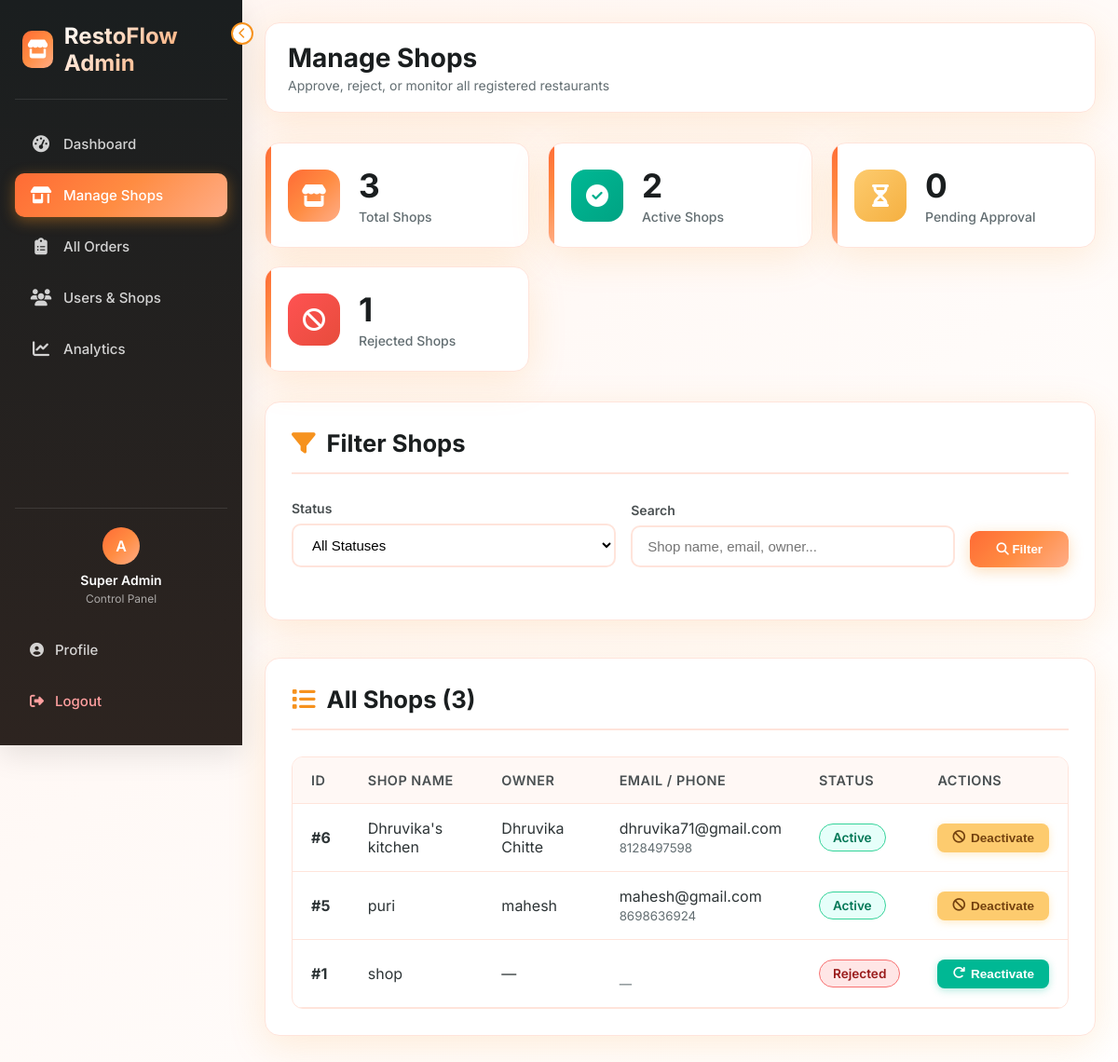
The app's page /admin/admin_shops.php (signed in) with its own data.
### tables this page shows
CREATE TABLE `shops` (
  `id` int(11) NOT NULL,
  `shop_name` varchar(255) NOT NULL,
  `owner_name` varchar(100) NOT NULL,
  `email` varchar(180) NOT NULL,
  `phone` varchar(15) NOT NULL,
  `password_hash` varchar(255) NOT NULL,
  `status` enum('pending','active','rejected') NOT NULL DEFAULT 'pending',
  `created_at` timestamp NOT NULL DEFAULT current_timestamp()
);

### admin/admin_shops.php (the view, shortened to what this page needs)
<?php
include "../config/db.php";
$status_filter = $_GET['status'] ?? 'all';
$search = trim($_GET['search'] ?? '');
$query = "SELECT id, shop_name, owner_name, email, phone, status FROM shops WHERE 1=1";
$query .= " ORDER BY id DESC";
$stmt = $conn->prepare($query);
$stmt->execute();
$shops = $stmt->get_result()->fetch_all(MYSQLI_ASSOC);
$total_q = $conn->query("SELECT COUNT(*) as cnt FROM shops");
$total_shops = $total_q->fetch_assoc()['cnt'] ?? 0;
$active_q = $conn->query("SELECT COUNT(*) as cnt FROM shops WHERE status = 'active'");
$active_shops = $active_q->fetch_assoc()['cnt'] ?? 0;
$pending_q = $conn->query("SELECT COUNT(*) as cnt FROM shops WHERE status = 'pending'");
$pending_shops = $pending_q->fetch_assoc()['cnt'] ?? 0;
$rejected_q = $conn->query("SELECT COUNT(*) as cnt FROM shops WHERE status = 'rejected'");
$rejected_shops = $rejected_q->fetch_assoc()['cnt'] ?? 0;
?>
<!DOCTYPE html>
<html lang="en">
<head>
<link rel="stylesheet" href="https://cdnjs.cloudflare.com/ajax/libs/font-awesome/6.5.0/css/all.min.css"/>
</head>
<body>
<div class="dashboard-container">
<aside class="sidebar" id="sidebar">
    <div class="sidebar-toggle" id="sidebarToggle"><i class="fas fa-chevron-left"></i></div>
    <div class="logo">
        <div class="logo-icon"><i class="fas fa-store"></i></div>
        <span class="logo-text">RestoFlow Admin</span>
    </div>
    <nav class="nav-menu">
        <a href="dashboard.php" class="nav-item">
            <i class="fas fa-tachometer-alt"></i>
            <span class="nav-text">Dashboard</span>
        </a>
        <a href="admin_shops.php" class="nav-item active">
            <i class="fas fa-shop"></i>
            <span class="nav-text">Manage Shops</span>
        </a>
        <a href="admin_orders.php" class="nav-item">
            <i class="fas fa-clipboard-list"></i>
            <span class="nav-text">All Orders</span>
        </a>
        <a href="admin_users.php" class="nav-item">
            <i class="fas fa-users"></i>
            <span class="nav-text">Users & Shops</span>
        </a>
        <a href="admin_analytics.php" class="nav-item">
            <i class="fas fa-chart-line"></i>
            <span class="nav-text">Analytics</span>
        </a>
    </nav>
    <div class="user-actions">
        <div class="user-info">
            <div class="user-avatar">A</div>
            <div class="user-name">Super Admin</div>
            <div class="user-role">Control Panel</div>
        </div>
        <button class="action-btn" onclick="location.href='admin_profile.php'">
            <i class="fas fa-user-circle"></i>
            <span class="nav-text">Profile</span>
        </button>
        <button class="action-btn logout" onclick="location.href='admin_logout.php'">
            <i class="fas fa-sign-out-alt"></i>
            <span class="nav-text">Logout</span>
        </button>
    </div>
</aside>
<main class="main-content" id="mainContent">
    <div class="top-bar">
        <div class="welcome-message">
            <h1>Manage Shops</h1>
            <p>Approve, reject, or monitor all registered restaurants</p>
        </div>
    </div>
    <div class="stats-grid">
        <div class="stat-card">
            <div class="stat-icon" style="background: var(--gradient);">
                <i class="fas fa-store"></i>
            </div>
            <div class="stat-info">
                <h3><?= number_format($total_shops) ?></h3>
                <p>Total Shops</p>
            </div>
        </div>
        <div class="stat-card">
            <div class="stat-icon" style="background: linear-gradient(135deg, var(--success), #00a383);">
                <i class="fas fa-check-circle"></i>
            </div>
            <div class="stat-info">
                <h3><?= number_format($active_shops) ?></h3>
                <p>Active Shops</p>
            </div>
        </div>
        <div class="stat-card">
            <div class="stat-icon" style="background: linear-gradient(135deg, var(--warning), #f5b041);">
                <i class="fas fa-hourglass-half"></i>
            </div>
            <div class="stat-info">
                <h3><?= number_format($pending_shops) ?></h3>
                <p>Pending Approval</p>
            </div>
        </div>
        <div class="stat-card">
            <div class="stat-icon" style="background: linear-gradient(135deg, var(--error), #e74c3c);">
                <i class="fas fa-ban"></i>
            </div>
            <div class="stat-info">
                <h3><?= number_format($rejected_shops) ?></h3>
                <p>Rejected Shops</p>
            </div>
        </div>
    </div>
    <div class="card">
        <div class="card-header">
            <h2 class="card-title">
                <i class="fas fa-filter"></i>
                Filter Shops
            </h2>
        </div>
        <form method="get" class="filter-bar">
            <div class="filter-group">
                <label>Status</label>
                <select name="status" class="filter-select">
                    <option value="all" <?= $status_filter === 'all' ? 'selected' : '' ?>>All Statuses</option>
                </select>
            </div>
            <div class="filter-group">
                <label>Search</label>
                <input type="text" name="search" class="filter-input"
                       placeholder="Shop name, email, owner..."
                       value="<?= htmlspecialchars($search) ?>">
            </div>
            <button type="submit" class="btn-filter">
                <i class="fas fa-search"></i> Filter
            </button>
        </form>
    </div>
    <div class="card">
        <div class="card-header">
            <h2 class="card-title">
                <i class="fas fa-list"></i>
                All Shops (<?= number_format(count($shops)) ?>)
            </h2>
        </div>
        <?php if (empty($shops)): ?>
            <div class="empty-state">
                <div class="empty-icon"><i class="fas fa-store-slash"></i></div>
                <h3>No shops found</h3>
                <p>Try adjusting your filters or no shops have been registered yet.</p>
            </div>
        <?php else: ?>
        <div class="table-container">
            <table>
                <thead>
                    <tr>
                        <th>ID</th>
                        <th>Shop Name</th>
                        <th>Owner</th>
                        <th>Email / Phone</th>
                        <th>Status</th>
                        <th>Actions</th>
                    </tr>
                </thead>
                <tbody>
                <?php foreach ($shops as $shop): ?>
                    <tr>
                        <td><strong>#<?= $shop['id'] ?></strong></td>
                        <td><?= htmlspecialchars($shop['shop_name']) ?></td>
                        <td><?= htmlspecialchars($shop['owner_name'] ?: '—') ?></td>
                        <td>
                            <?= htmlspecialchars($shop['email']) ?><br>
                            <small style="color: var(--gray-600);"><?= htmlspecialchars($shop['phone'] ?: '—') ?></small>
                        </td>
                        <td>
                            <span class="status-badge status-<?= $shop['status'] ?>">
                                <?= ucfirst($shop['status']) ?>
                            </span>
                        </td>
                        <td>
                            <form method="post" style="display:inline;">
                                <?php if ($shop['status'] === 'pending'): ?>
                                    <div class="table-actions">
                                        <button type="submit" name="change_status" value="active" class="btn-action btn-approve">
                                            <i class="fas fa-check"></i> Approve
                                        </button>
                                        <button type="submit" name="change_status" value="rejected" class="btn-action btn-reject">
                                            <i class="fas fa-times"></i> Reject
                                        </button>
                                    </div>
                                <?php elseif ($shop['status'] === 'active'): ?>
                                    <button type="submit" name="change_status" value="rejected" class="btn-action btn-deactivate">
                                        <i class="fas fa-ban"></i> Deactivate
                                    </button>
                                <?php else: ?>
                                    <button type="submit" name="change_status" value="active" class="btn-action btn-approve">
                                        <i class="fas fa-redo"></i> Reactivate
                                    </button>
                                <?php endif; ?>
                            </form>
                        </td>
                    </tr>
                <?php endforeach; ?>
                </tbody>
            </table>
        </div>
        <?php endif; ?>
    </div>
</main>
</div>
</body>
</html>

### records on screen
shops: id "6", shop_name "Dhruvika's kitchen", owner_name "Dhruvika Chitte", email "dhruvika71@gmail.com", phone "8128497598", status "Active", shows "Deactivate"
shops: id "5", shop_name "puri", owner_name "mahesh", email "mahesh@gmail.com", phone "8698636924", status "Active", shows "Deactivate"
shops: id "1", shop_name "shop", owner_name "—", phone "—", status "Rejected", shows "Reactivate"

### other values on screen
$total_shops "3"
$active_shops "2"
$pending_shops "0"
$rejected_shops "1"
count($shops) "3"
